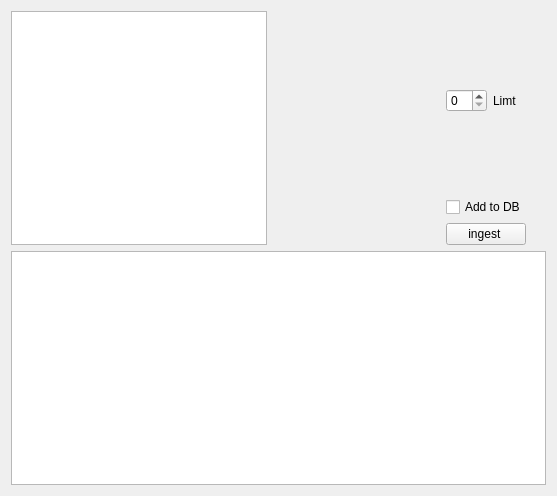
<?xml version="1.0" encoding="UTF-8"?>
<ui version="4.0">
 <class>Form</class>
 <widget class="QWidget" name="Form">
  <property name="geometry">
   <rect>
    <x>0</x>
    <y>0</y>
    <width>557</width>
    <height>496</height>
   </rect>
  </property>
  <property name="windowTitle">
   <string>Form</string>
  </property>
  <layout class="QVBoxLayout" name="verticalLayout_2">
   <item>
    <layout class="QVBoxLayout" name="verticalLayout">
     <item>
      <layout class="QHBoxLayout" name="horizontalLayout">
       <item>
        <widget class="QListWidget" name="listWidget"/>
       </item>
       <item>
        <spacer name="horizontalSpacer">
         <property name="orientation">
          <enum>Qt::Horizontal</enum>
         </property>
         <property name="sizeHint" stdset="0">
          <size>
           <width>40</width>
           <height>20</height>
          </size>
         </property>
        </spacer>
       </item>
       <item>
        <layout class="QVBoxLayout" name="verticalLayout_3">
         <item>
          <layout class="QHBoxLayout" name="horizontalLayout_2">
           <item>
            <widget class="QSpinBox" name="spinBox"/>
           </item>
           <item>
            <widget class="QLabel" name="label">
             <property name="text">
              <string>Limt</string>
             </property>
            </widget>
           </item>
          </layout>
         </item>
         <item>
          <widget class="QCheckBox" name="checkBox">
           <property name="text">
            <string>Add to DB</string>
           </property>
          </widget>
         </item>
         <item>
          <widget class="QPushButton" name="pushButton">
           <property name="text">
            <string>ingest </string>
           </property>
          </widget>
         </item>
        </layout>
       </item>
       <item>
        <spacer name="verticalSpacer">
         <property name="orientation">
          <enum>Qt::Vertical</enum>
         </property>
         <property name="sizeHint" stdset="0">
          <size>
           <width>20</width>
           <height>40</height>
          </size>
         </property>
        </spacer>
       </item>
      </layout>
     </item>
     <item>
      <widget class="QTextEdit" name="textEdit"/>
     </item>
    </layout>
   </item>
  </layout>
 </widget>
 <resources/>
 <connections/>
</ui>
